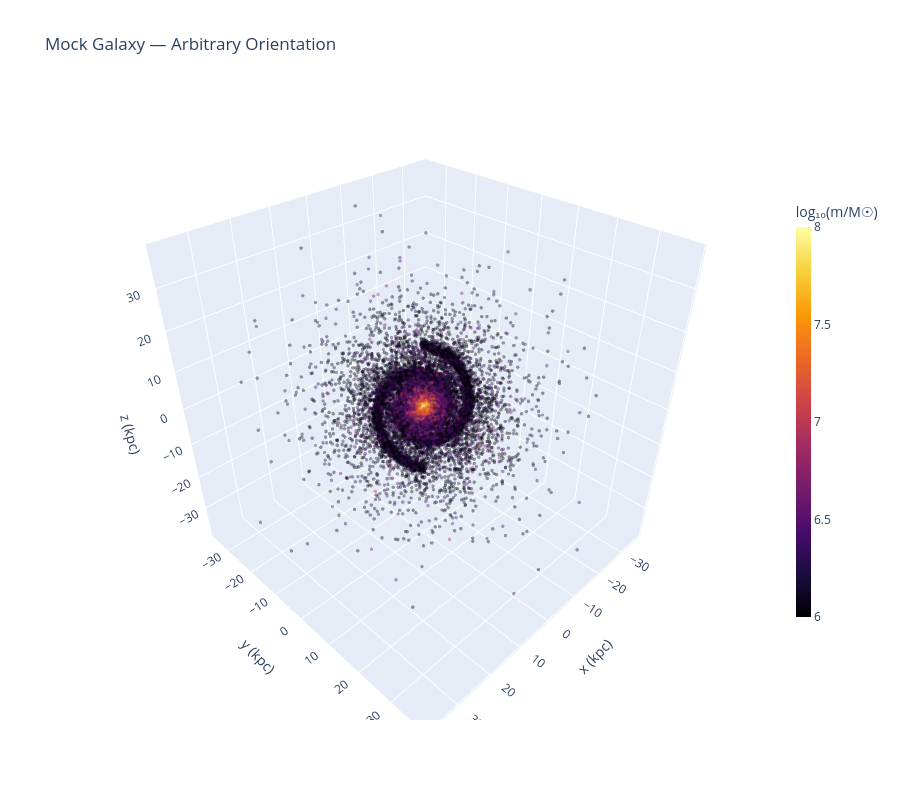

The code cell stored with this chart in its notebook:
### Markdown cell above
---
## Part 2: Visualize the Galaxy

Before doing any calculation it is always good practice to look at your data. The cell below contains complete code to generate an **interactive 3D scatter plot**. Run it as-is — you do not need to modify it unless your variables have different names.

The points are colored by $\log_{10}(m / M_\odot)$. Rotate the plot and take note of the orientation.

### Code cell
import plotly.graph_objects as go
import numpy as np

x, y, z = galaxy_particles[:, 0], galaxy_particles[:, 1], galaxy_particles[:, 2]
log_m   = np.log10(galaxy_masses)

fig = go.Figure(data=[
    go.Scatter3d(
        x=x, y=y, z=z,
        mode='markers',
        marker=dict(
            size=2,
            color=log_m,
            colorscale='Inferno',
            showscale=True,
            colorbar=dict(title=r'log₁₀(m/M☉)', thickness=15, len=0.7),
            opacity=0.4,
            cmin=6,
            cmax=8
        )
    )
])

fig.update_layout(
    title='Mock Galaxy — Arbitrary Orientation',
    scene=dict(
        xaxis_title='x (kpc)',
        yaxis_title='y (kpc)',
        zaxis_title='z (kpc)',
    ),
    width=900,
    height=800
)

fig.show()

### Figure 1 — Plotly figure (JSON) as saved in the notebook; plotly's stock layout.template omitted (floating-point values rounded to 4 significant figures; data arrays with more than 128 entries replaced by an {"elided": "..."} marker saying what was removed)
{"data": [{"marker": {"cmax": 8, "cmin": 6, "color": {"elided": "23000 float values"}, "colorbar": {"len": 0.7, "thickness": 15, "title": {"text": "log₁₀(m/M☉)"}}, "colorscale": [[0, "#000004"], [0.1111, "#1b0c41"], [0.2222, "#4a0c6b"], [0.3333, "#781c6d"], [0.4444, "#a52c60"], [0.5556, "#cf4446"], [0.6667, "#ed6925"], [0.7778, "#fb9b06"], [0.8889, "#f7d13d"], [1, "#fcffa4"]], "opacity": 0.4, "showscale": true, "size": 2}, "mode": "markers", "type": "scatter3d", "x": {"elided": "23000 float values"}, "y": {"elided": "23000 float values"}, "z": {"elided": "23000 float values"}}], "layout": {"height": 800, "scene": {"xaxis": {"title": {"text": "x (kpc)"}}, "yaxis": {"title": {"text": "y (kpc)"}}, "zaxis": {"title": {"text": "z (kpc)"}}}, "title": {"text": "Mock Galaxy — Arbitrary Orientation"}, "width": 900}}
